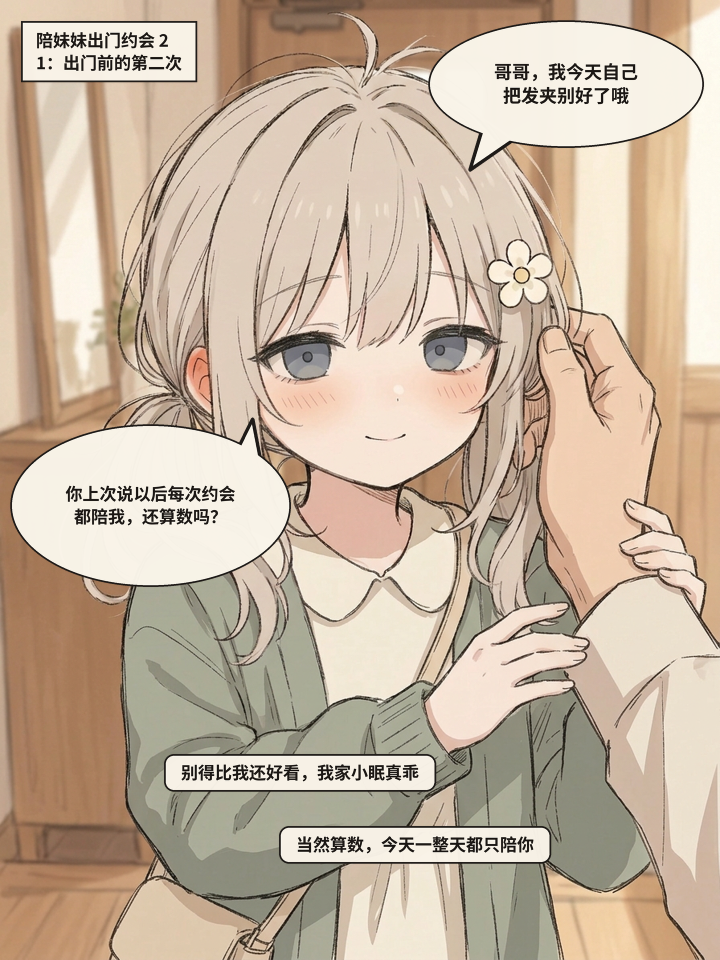
#> input picture deliverables/v2-chapter-02/page-01.png, 1440 x 1920 px (shown at 1/2 size); its folder holds 4 pictures in this run
$ python build_extras_lv1_ch02.py
#> lines starting #> are read from the running program, lines starting #| are printed output that depends on the picture
### scripts/build_extras.py
#!/usr/bin/env python3
"""
Generate:
1. deliverables/v2-chapter-01/character-card-xiaomian.png (小眠正式人设卡)
2. deliverables/v2-chapter-01-vertical/page-01..04.png + PDF (1080x1920 9:16 B站竖屏视频直导版，上下暖纸纹留白避开播放栏)
"""
import io
import random
from pathlib import Path
from PIL import Image, ImageDraw, ImageFont
import img2pdf

ROOT = Path(__file__).resolve().parent.parent
FONT_BOLD = ROOT / ".cache" / "fonts" / "NotoSansCJKsc-Bold.otf"
FONT_REG = ROOT / ".cache" / "fonts" / "NotoSansCJKsc-Regular.otf"


def f_bold(sz: int):
    return ImageFont.truetype(str(FONT_BOLD), sz)


def f_reg(sz: int):
    return ImageFont.truetype(str(FONT_REG), sz)


def make_paper_canvas(w: int, h: int, base_rgb=(244, 237, 225)) -> Image.Image:
    """Warm matte hand-drawn paper background with subtle grain."""
#> called with w = 1080, h = 1920, base_rgb = (244, 237, 225)
    im = Image.new("RGB", (w, h), base_rgb)
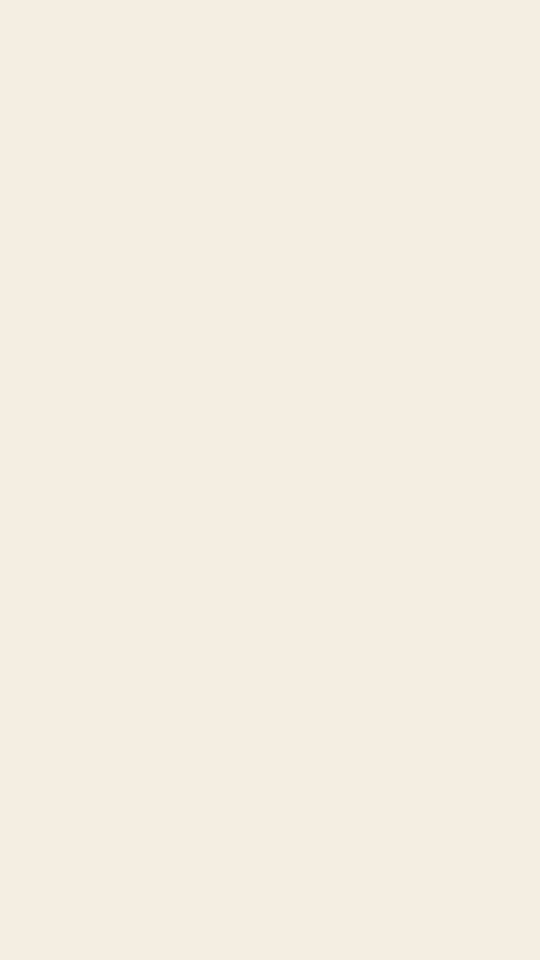
#> im: PIL image 1080x1920 RGB (shown at 1/2 size); mean R, G, B 244, 237, 225
    # Fast tileable 128x128 subtle paper grain
    rng = random.Random(42)
    tile = Image.new("RGB", (128, 128))
#> tile: PIL image 128x128 RGB; every value is 0
    tpx = tile.load()
    for y in range(128):
        for x in range(128):
            d = rng.randint(-4, 4)
            tpx[x, y] = (
                max(0, min(255, base_rgb[0] + d)),
                max(0, min(255, base_rgb[1] + d)),
                max(0, min(255, base_rgb[2] + d)),
            )
    for y in range(0, h, 128):
        for x in range(0, w, 128):
            im.paste(tile, (x, y))
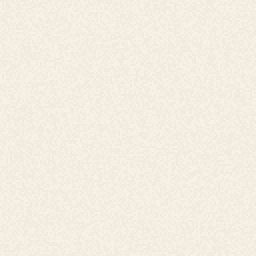
#> tile: PIL image 128x128 RGB (shown 2 times larger); mean R, G, B 244, 237, 225
    return im


# [92 lines left out: functions build_character_card, build_v2_vertical_video_edition, not called in this run]


# [3 lines that do not run on import are left out]

### scripts/build_extras_lv1_ch02.py
#!/usr/bin/env python3
"""
Build the 1080x1920 (9:16) Bilibili-safe vertical edition of
`v2 · lv1` chapter 02 《陪妹妹出门约会 2 · 不否认的那句》.
Reuses the warm matte paper canvas helper from build_extras.py.
"""
import io
from pathlib import Path
from PIL import Image, ImageDraw
import img2pdf

import build_extras as extras

ROOT = Path(__file__).resolve().parent.parent
SRC_DIR = ROOT / "deliverables" / "v2-chapter-02"
OUT_DIR = ROOT / "deliverables" / "v2-chapter-02-vertical"


def build_vertical_edition():
    OUT_DIR.mkdir(parents=True, exist_ok=True)
    VW, VH = 1080, 1920
    PW, PH = 1020, 1360
    ox, oy = (VW - PW) // 2, 230  # 330px bottom margin avoids Bilibili player UI

    rendered = []
    for i in range(1, 5):
        canvas = extras.make_paper_canvas(VW, VH, (244, 237, 225))
        d = ImageDraw.Draw(canvas)
        page = Image.open(SRC_DIR / f"page-0{i}.png").convert("RGB").resize((PW, PH), Image.LANCZOS)
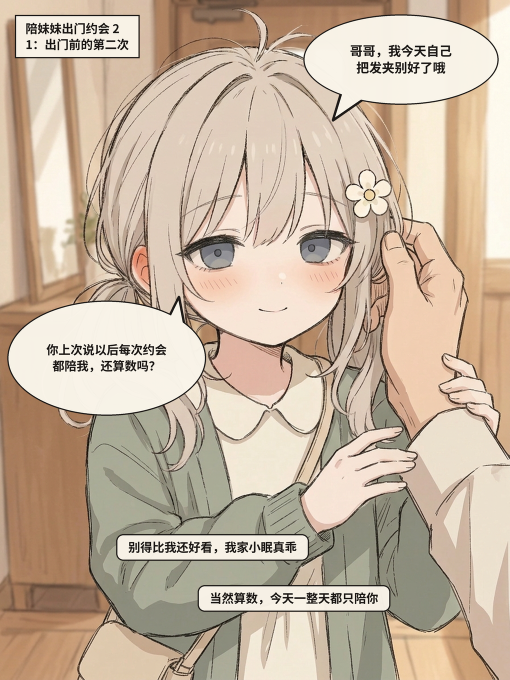
#> page: PIL image 1020x1360 RGB (shown at 1/2 size); mean R, G, B 198.6, 180, 159.9
        canvas.paste(page, (ox, oy))
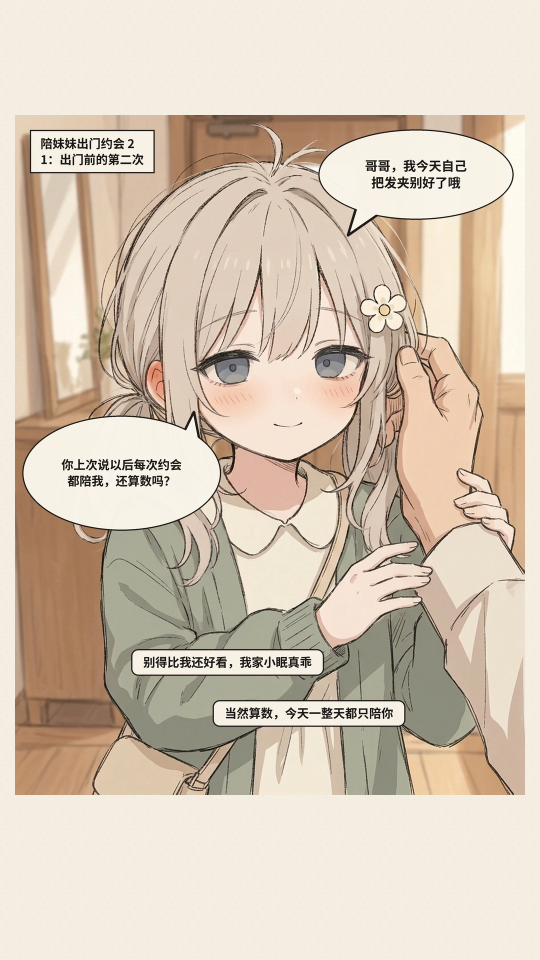
#> canvas: PIL image 1080x1920 RGB (shown at 1/2 size); mean R, G, B 213.6, 198.8, 181.5
        d.rectangle([ox - 2, oy - 2, ox + PW + 2, oy + PH + 2], outline=(42, 36, 32), width=3)
        out_p = OUT_DIR / f"page-0{i}.png"
        canvas.save(out_p, optimize=True)
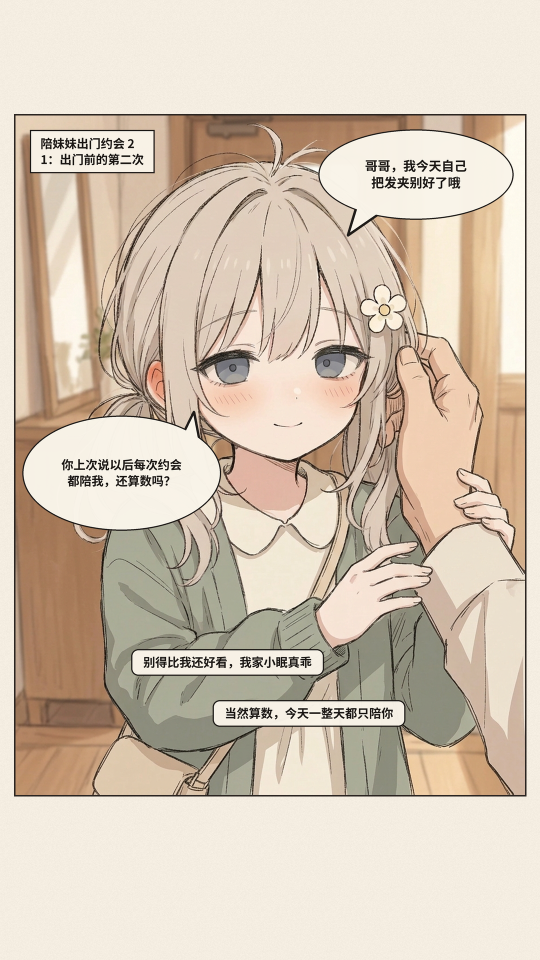
#> saved as page-01.png: PIL image 1080x1920 RGB (shown at 1/2 size); mean R, G, B 212.3, 197.5, 180.2
        rendered.append(out_p)
#> pass 2 of the loop in build_vertical_edition, `for i in range(1, 5):`:
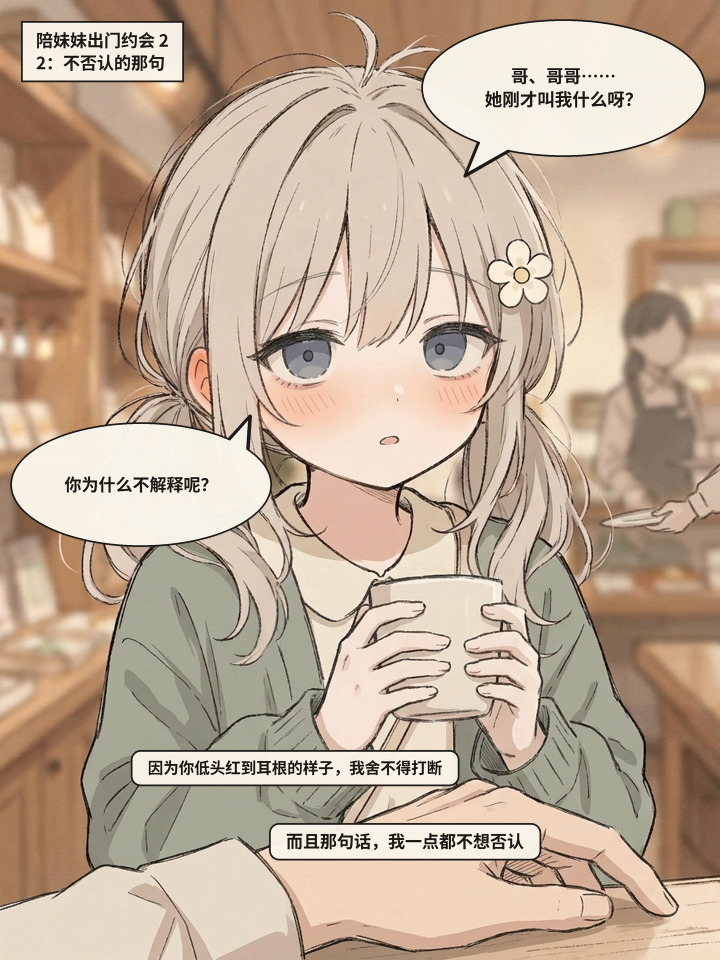
#> input picture deliverables/v2-chapter-02/page-02.png, 1440 x 1920 px (shown at 1/2 size)
#> in build_vertical_edition, `page = Image.open(SRC_DIR / f"page-0{i}.png").convert("RGB").resize((P..`:
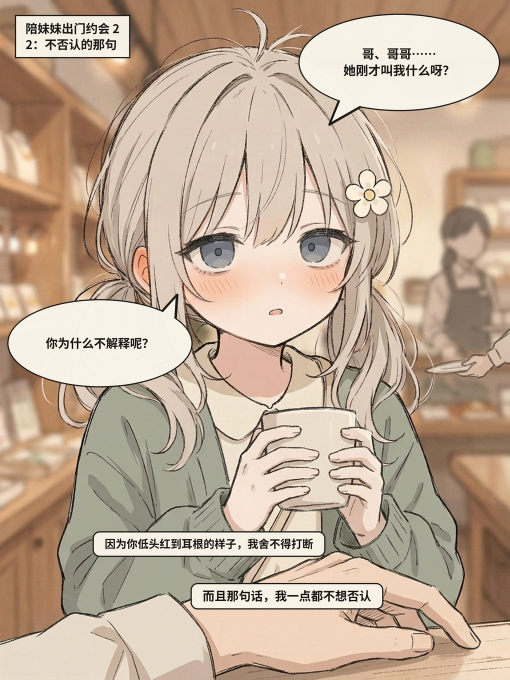
#> page: PIL image 1020x1360 RGB (shown at 1/2 size); mean R, G, B 193, 172.1, 152
#> in build_vertical_edition, `canvas.save(out_p, optimize=True)`:
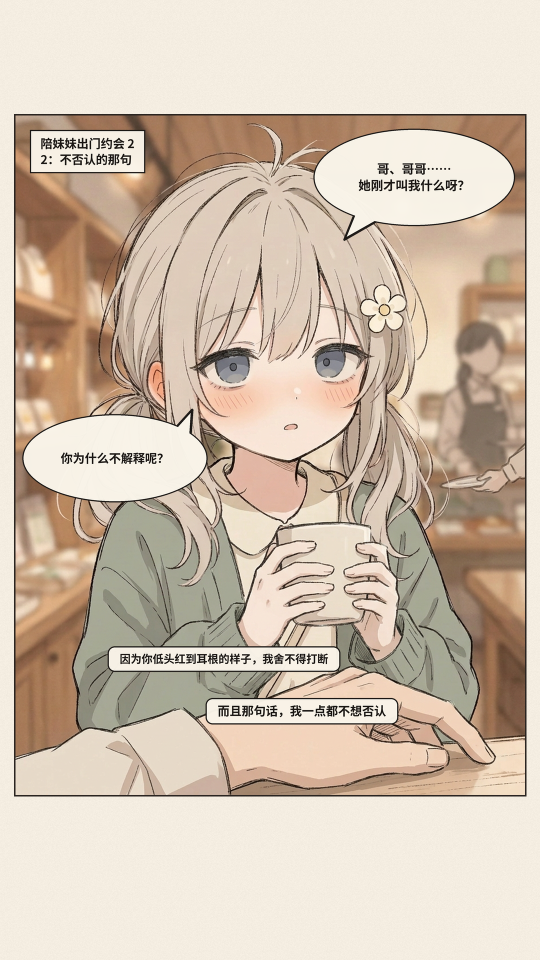
#> saved as page-02.png: PIL image 1080x1920 RGB (shown at 1/2 size); mean R, G, B 208.5, 192.3, 175
#> pass 3 of the loop in build_vertical_edition, `for i in range(1, 5):`:
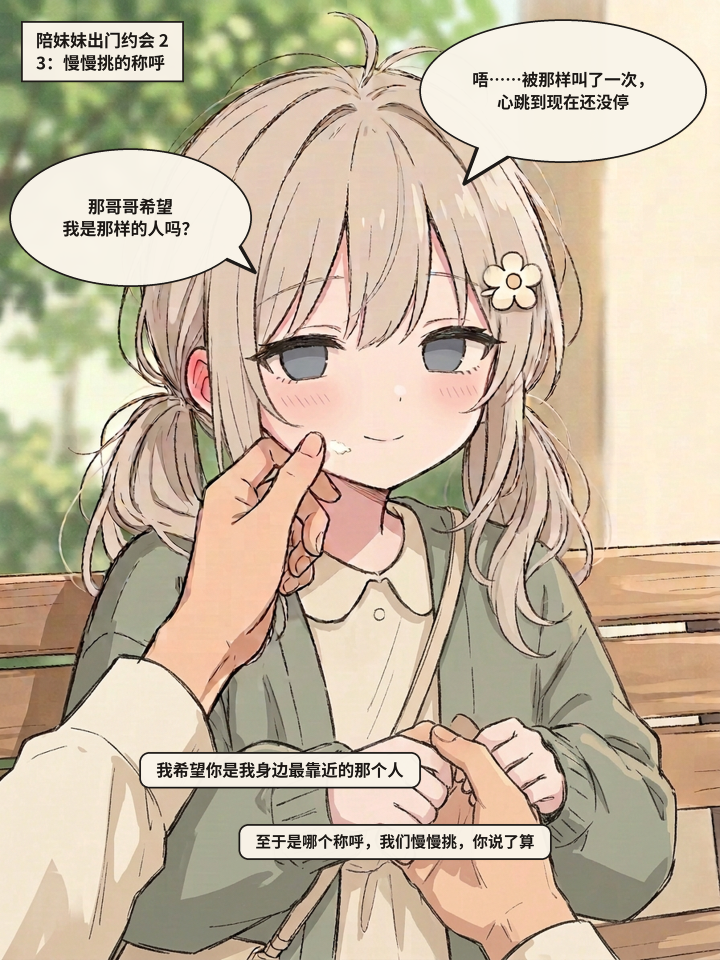
#> input picture deliverables/v2-chapter-02/page-03.png, 1440 x 1920 px (shown at 1/2 size)
#> in build_vertical_edition, `page = Image.open(SRC_DIR / f"page-0{i}.png").convert("RGB").resize((P..`:
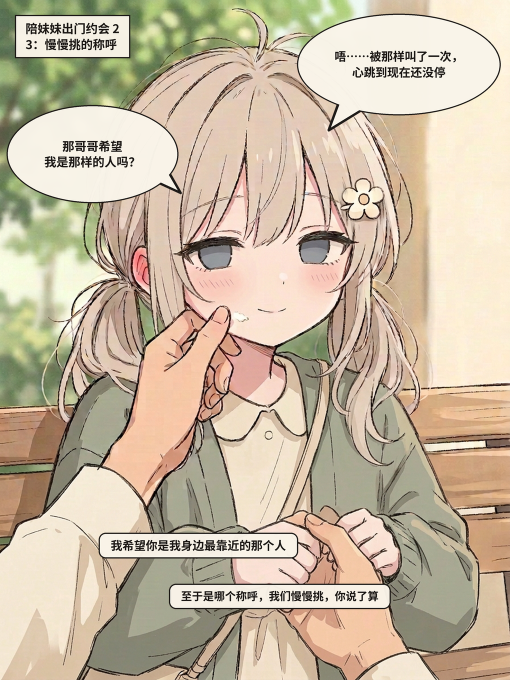
#> page: PIL image 1020x1360 RGB (shown at 1/2 size); mean R, G, B 199.2, 184.2, 161.5
#> in build_vertical_edition, `canvas.save(out_p, optimize=True)`:
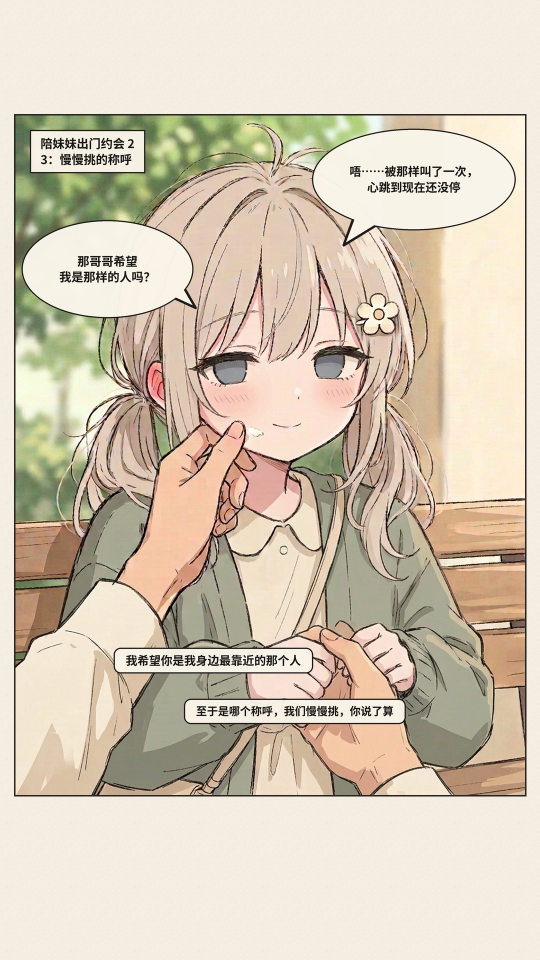
#> saved as page-03.png: PIL image 1080x1920 RGB (shown at 1/2 size); mean R, G, B 212.7, 200.3, 181.3
#> the loop made 4 passes; the first 3 are shown

    jpg_streams = []
#> jpg_streams = []
    for p in rendered:
        buf = io.BytesIO()
        Image.open(p).save(buf, format="JPEG", quality=95, subsampling=0)
        jpg_streams.append(buf.getvalue())
#> pass 2 of the loop in build_vertical_edition, `for p in rendered:`:
#> pass 3 of the loop in build_vertical_edition, `for p in rendered:`:
#> the loop made 4 passes; the first 3 are shown
    pdf_path = OUT_DIR / "陪妹妹出门约会_第二话_9x16竖屏视频版.pdf"
    with open(pdf_path, "wb") as f:
        f.write(img2pdf.convert(jpg_streams))
#> (this line was passed over: img2pdf is not available in this run)
    print("Saved 9:16 vertical edition:", pdf_path)
#| Saved 9:16 vertical edition: deliverables/v2-chapter-02-vertical/陪妹妹出门约会_第二话_9x16竖屏视频版.pdf


if __name__ == "__main__":
    build_vertical_edition()
